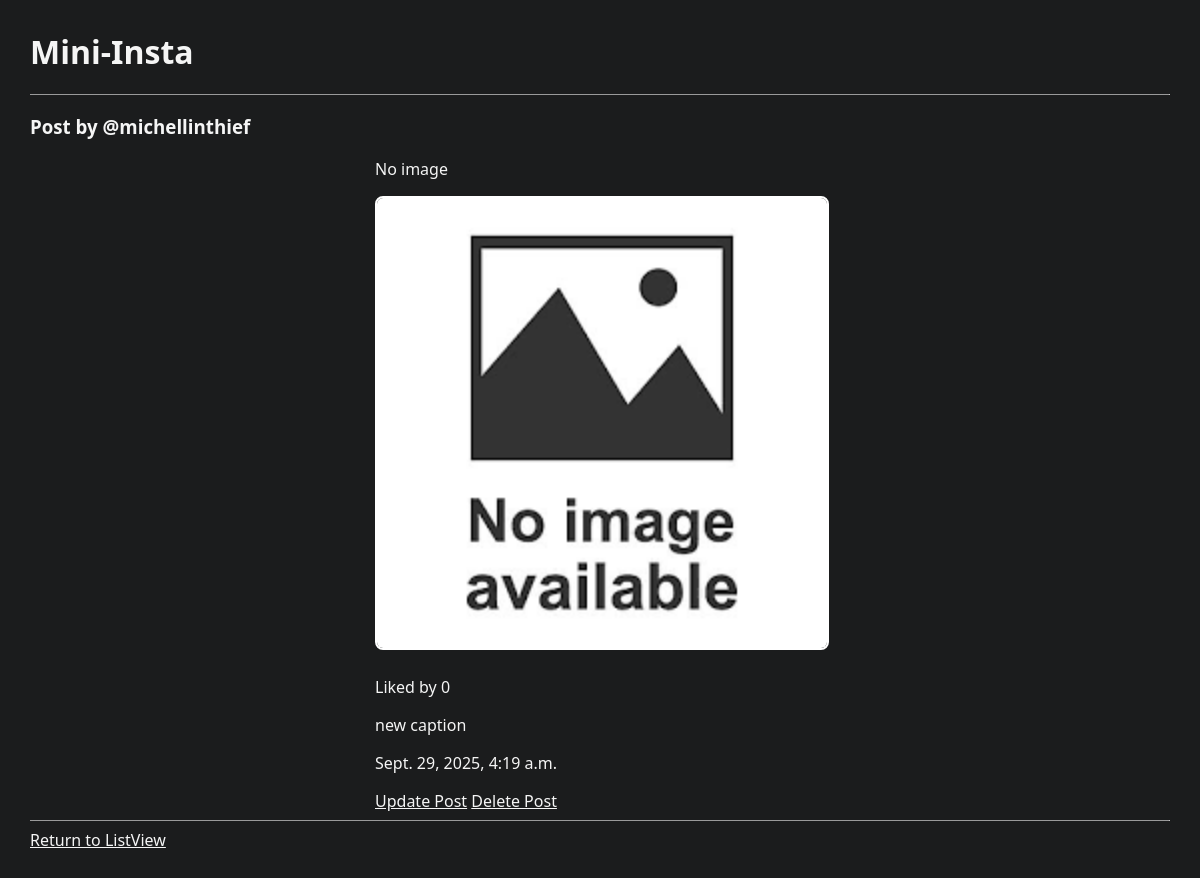
The page /mini_insta/post/5 on the database as committed earlier.
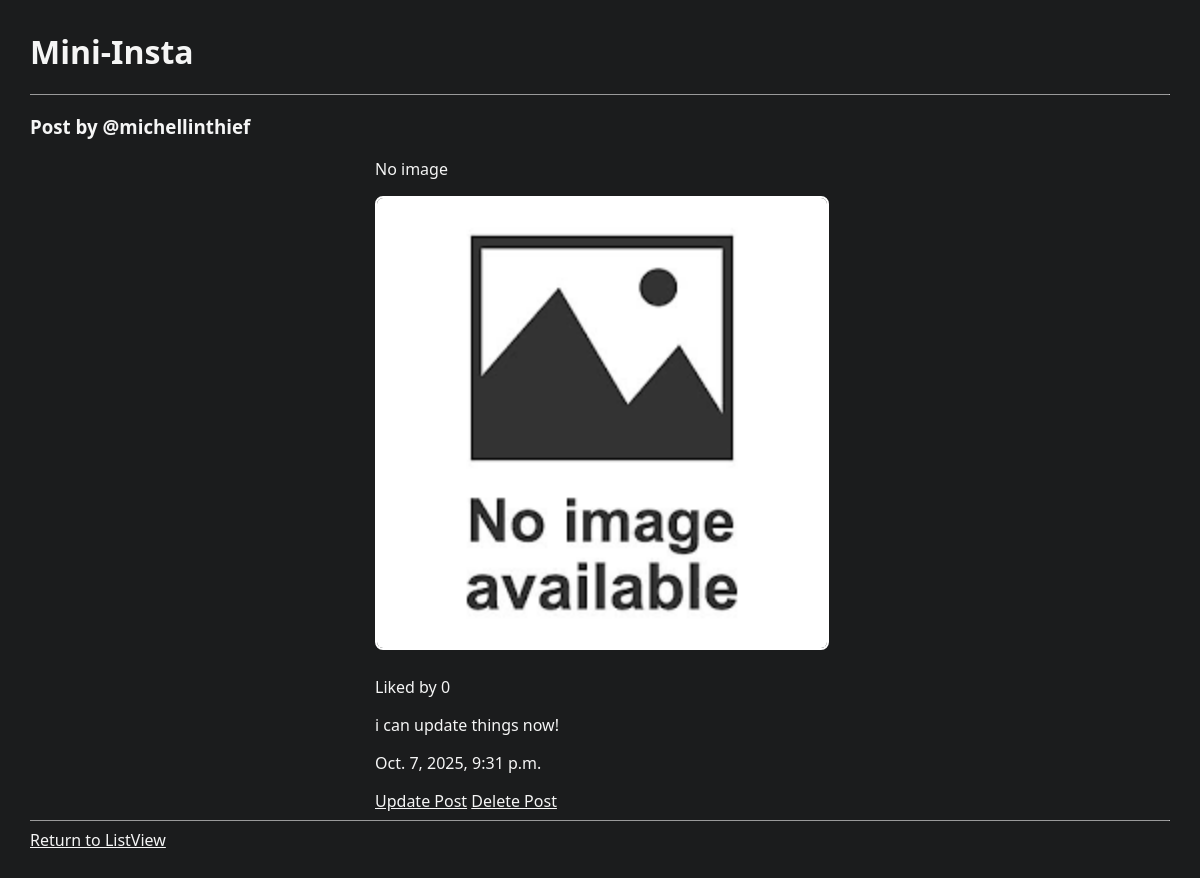
The same page on the database as committed later.
### mini_insta/models.py (models this page shows, shortened)
class Post(models.Model):
    profile = models.ForeignKey(Profile, on_delete=models.CASCADE)
    caption = models.TextField(blank=True)
    timestamp = models.DateTimeField(auto_now=True)
    def get_all_photos(self):
        photos = Photo.objects.filter(post=self).order_by('timestamp')
        return photos
    def get_all_comments(self):
        comments = Comment.objects.filter(post=self).order_by('timestamp')
        return comments
    def get_likes(self):
        likes = Like.objects.filter(post=self).order_by('timestamp')
        return likes

class Profile(models.Model):
    username = models.TextField(blank=True)
    display_name = models.TextField(blank=True)
    profile_image_url = models.URLField(blank=True)
    bio_text = models.TextField(blank=True)
    join_date = models.DateTimeField(auto_now=True)

### mini_insta/views.py (the view)
# urls.py: path(r'post/<int:pk>', views.PostDetailView.as_view(), name="show_post"),
class PostDetailView(DetailView):
    model = Post
    template_name = "mini_insta/show_post.html"
    context_object_name = "post"

### mini_insta/templates/mini_insta/show_post.html (shortened to what this page needs)
{% extends 'mini_insta/base.html' %}
{% load static %}
{% block content %}
<h3>Post by @{{post.profile.username}}</h3>
<div class="post-container">
    {% if post.get_all_photos.first %}
        {% for photo in post.get_all_photos %}
            <img src="{{photo.get_image_url}}" />
        {% endfor %}
    {% else %}
        <p>No image</p>
        <img src="{% static 'no_image_available.png' %}"/>
    {% endif %}
    <div>
        <p>Liked by {{post.get_likes|length}}</p>
        <p>{{post.caption}}</p>
        <p>{{post.timestamp}}</p>
        <a href="{% url 'update_post' post.pk %}">Update Post</a>
        <a href="{% url 'delete_post' post.pk %}">Delete Post</a>
    </div>
</div>
{% endblock %}

Rows that differ between the two databases and show on the page:
changed Post "michellinthief": caption "new caption" → "i can update things now!"; timestamp "Sept. 29, 2025, 4:19 a.m." → "Oct. 7, 2025, 9:31 p.m."
